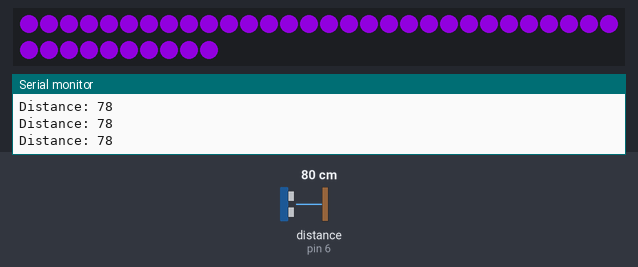
Simulated run of this sketch. Board: Arduino Uno, built with avr-gcc and run on an emulated ATmega328P. On the bench: 40 RGB LEDs in strip order, left to right, continuing on the next row, the last lines printed to the serial monitor. Wiring (inferred from the names in the program): ultrasonic range finder: trigger pin 7; echo pin 6. Inputs (shaded band) come from the test bench; at power-on: distance to the obstacle (sensor on pin 6) 80 cm. The echo pulse lasts 58.3 µs per cm; dim RGB values are drawn brighter than linear.

Above: at 4.2 s.
4.3 s: distance to the obstacle (sensor on pin 6) set to 2 cm
At 5.6 s:
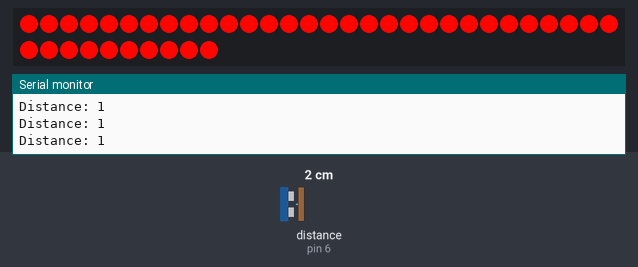
7.3 s: distance to the obstacle (sensor on pin 6) set to 18 cm
At 8.3 s:
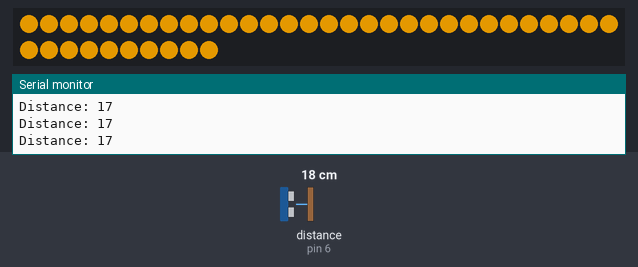
8.8 s: distance to the obstacle (sensor on pin 6) set to 35 cm
At 9.9 s:
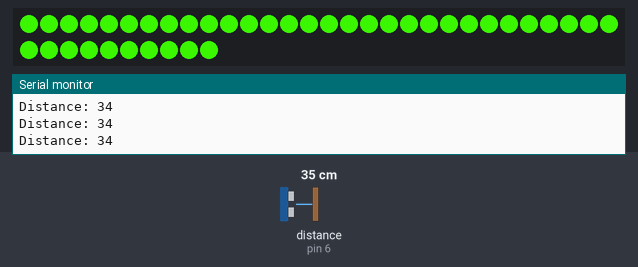
10.3 s: distance to the obstacle (sensor on pin 6) set to 60 cm
At 11.5 s:
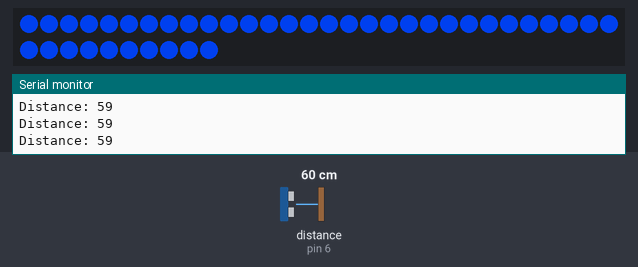
11.8 s: distance to the obstacle (sensor on pin 6) set to 258 cm
At 12.9 s:
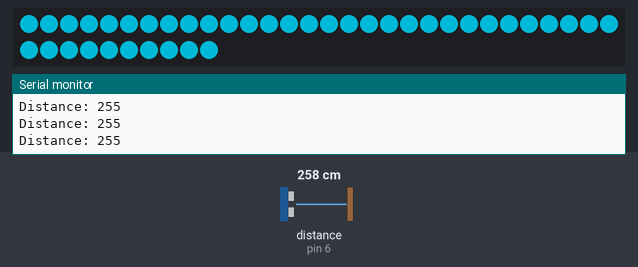
Timing chart, 0 to 14.3 s (numbered marks = the images above; inputs shaded):
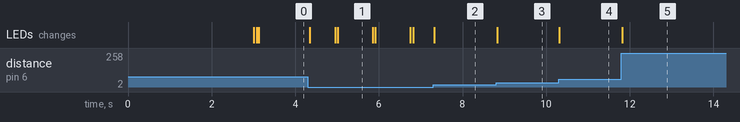

Measured:
- after the input at 4.3 s, the LEDs: change at once (image 1)
- after the input at 7.3 s, the LEDs: change at once (image 2)
- after the input at 8.8 s, the LEDs: change at once (image 3)
- after the input at 10.3 s, the LEDs: change at once (image 4)
- after the input at 11.8 s, the LEDs: change at once (image 5)

The sketch:

ex3-sonar.ino
```cpp
#include "FastLED.h"

// Pride2015
// Animated, ever-changing rainbows.
// by Mark Kriegsman

#if FASTLED_VERSION < 3001000
#error "Requires FastLED 3.1 or later; check github for latest code."
#endif

#define DATA_PIN    3
//#define CLK_PIN   4
#define LED_TYPE    WS2812
#define COLOR_ORDER GRB
#define NUM_LEDS    40
#define BRIGHTNESS  255

CRGBArray<NUM_LEDS> leds;

const int trigPin = 7;
const int echoPin = 6;
long duration1;
int distance1;
//
//int potR;
//int potG;
//int potB;
//
//int potMapR;
//int potMapG;
//int potMapB;

int sonarMap;

void setup() {
  Serial.begin(9600);
  pinMode(trigPin, OUTPUT); // Sets the trigPin as an Output
  pinMode(echoPin, INPUT); // Sets the echoPin as an Input

  delay(3000); // 3 second delay for recovery

  // tell FastLED about the LED strip configuration
  FastLED.addLeds<LED_TYPE,DATA_PIN,COLOR_ORDER>(leds, NUM_LEDS)
    .setCorrection(TypicalLEDStrip)
    .setDither(BRIGHTNESS < 255);

  // set master brightness control
  FastLED.setBrightness(BRIGHTNESS);
}


void loop()
{
  FastLED.clear();

  // Clears the trigPin
  digitalWrite(trigPin, LOW);
  delayMicroseconds(2);
  // Sets the trigPin on HIGH state for 10 micro seconds
  digitalWrite(trigPin, HIGH);
  delayMicroseconds(10);
  digitalWrite(trigPin, LOW);
  // Reads the echoPin, returns the sound wave travel time in microseconds
  duration1 = pulseIn(echoPin, HIGH);
  // Calculating the distance
  distance1 = duration1 * 0.034 / 2;
  // Prints the distance on the Serial Monitor
  Serial.print("Distance: ");
  Serial.println(distance1);

//  potR = analogRead(A0);
//  potG = analogRead(A1);
//  potB = analogRead(A2);
//
//  potMapR = map(potR, 0, 1027, 0, 255);
//  potMapG = map(potG, 0, 1027, 0, 255);
//  potMapB = map(potB, 0, 1027, 0, 255);

  sonarMap = map(distance1, 0, 100, 0, 255);

  for(int i=0; i<NUM_LEDS; i++) {
    leds[i] = CHSV(sonarMap, 255, 255);
  }

//  Serial.print(potMapR);
//  Serial.print("\t");
//  Serial.print(potMapG);
//  Serial.print("\t");
//  Serial.println(potMapB);

  FastLED.show();

  delay(33);
}
```
